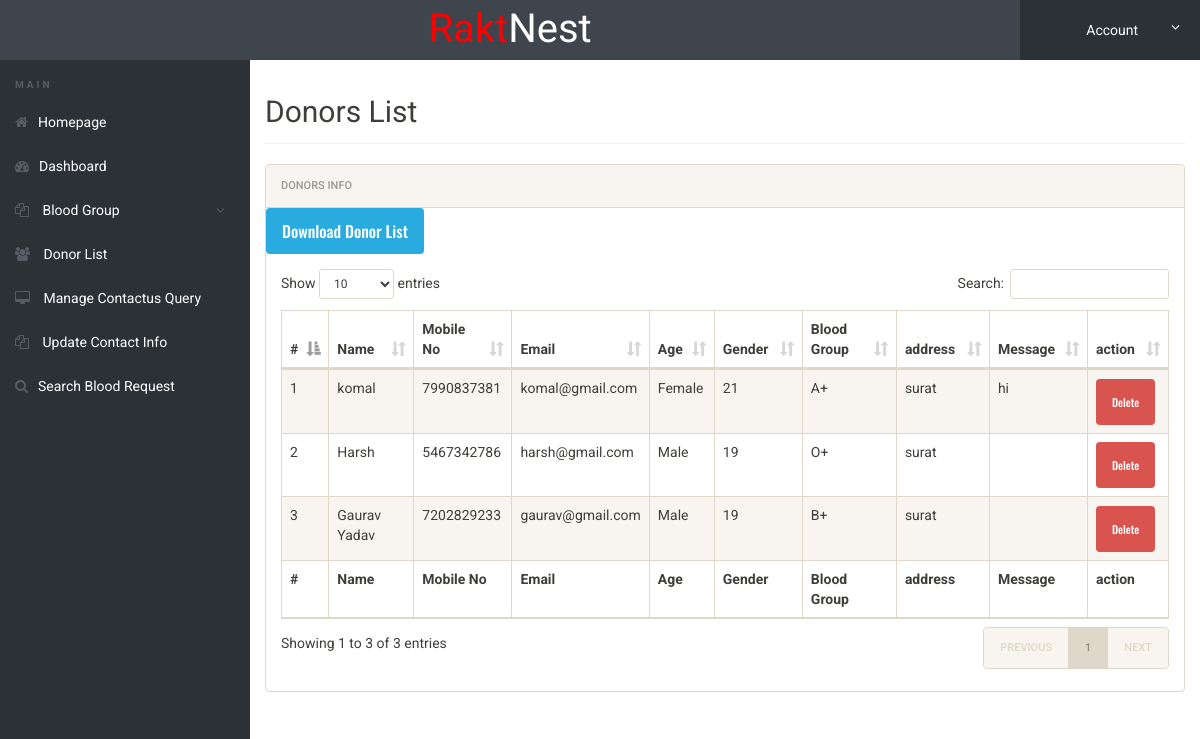
The page /admin/donor-list.php (signed in) on the database its author committed.
### tables this page shows
CREATE TABLE `tblblooddonars` (
  `id` int(11) NOT NULL,
  `FullName` varchar(100) DEFAULT NULL,
  `MobileNumber` char(11) DEFAULT NULL,
  `EmailId` varchar(100) DEFAULT NULL,
  `Gender` varchar(20) DEFAULT NULL,
  `Age` int(11) DEFAULT NULL,
  `BloodGroup` varchar(20) DEFAULT NULL,
  `Address` varchar(255) DEFAULT NULL,
  `Message` mediumtext DEFAULT NULL,
  `PostingDate` timestamp NOT NULL DEFAULT current_timestamp(),
  `status` int(1) DEFAULT NULL,
  `Password` varchar(250) DEFAULT NULL
);

### admin/donor-list.php (the view, shortened to what this page needs)
<?php
include('includes/config.php');
if(strlen($_SESSION['alogin'])==0)
	{
header('location:index.php');
}
else{
 ?>
<!doctype html>
<html lang="en" class="no-js">
<head>
	<link rel="stylesheet" href="css/font-awesome.min.css">
	<link rel="stylesheet" href="css/bootstrap.min.css">
	<link rel="stylesheet" href="css/dataTables.bootstrap.min.css">
	<link rel="stylesheet" href="css/bootstrap-social.css">
	<link rel="stylesheet" href="css/bootstrap-select.css">
	<link rel="stylesheet" href="css/fileinput.min.css">
	<link rel="stylesheet" href="css/awesome-bootstrap-checkbox.css">
	<link rel="stylesheet" href="css/style.css">
</head>
<body>
	<?php include('includes/header.php');?>
	<div class="ts-main-content">
		<?php include('includes/leftbar.php');?>
		<div class="content-wrapper">
			<div class="container-fluid">
				<div class="row">
					<div class="col-md-12">
						<h2 class="page-title">Donors List</h2>
						<div class="panel panel-default">
							<div class="panel-heading">Donors Info</div>
								<a href="download-records.php" style="font-size:16px;" class="btn btn-info">Download Donor List</a>
							<div class="panel-body">
								<table id="zctb" class="display table table-striped table-bordered table-hover" cellspacing="0" width="100%">
									<thead>
										<tr>
										<th>#</th>
											<th>Name</th>
											<th>Mobile No</th>
											<th>Email</th>
											<th>Age</th>
											<th>Gender</th>
											<th>Blood Group</th>
											<th>address</th>
											<th>Message </th>
											<th>action </th>
										</tr>
									</thead>
									<tfoot>
										<tr>
										<th>#</th>
										<th>Name</th>
											<th>Mobile No</th>
											<th>Email</th>
											<th>Age</th>
											<th>Gender</th>
											<th>Blood Group</th>
											<th>address</th>
											<th>Message </th>
											<th>action </th>
										</tr>
									</tfoot>
									<tbody>
<?php $sql = "SELECT * from  tblblooddonars ";
$query = $dbh -> prepare($sql);
$query->execute();
$results=$query->fetchAll(PDO::FETCH_OBJ);
$cnt=1;
if($query->rowCount() > 0)
{
foreach($results as $result)
{				?>
										<tr>
											<td><?php echo htmlentities($cnt);?></td>
											<td><?php echo htmlentities($result->FullName);?></td>
											<td><?php echo htmlentities($result->MobileNumber);?></td>
											<td><?php echo htmlentities($result->EmailId);?></td>
											<td><?php echo htmlentities($result->Gender);?></td>
											<td><?php echo htmlentities($result->Age);?></td>
											<td><?php echo htmlentities($result->BloodGroup);?></td>
											<td><?php echo htmlentities($result->Address);?></td>
											<td><?php echo htmlentities($result->Message);?></td>
										<td>
<a href="donor-list.php?del=<?php echo htmlentities($result->id);?>" onclick="return confirm('Do you really want to delete this record')" class="btn btn-danger" style="margin-top:1%;"> Delete</a>
</td>
										</tr>
										<?php $cnt=$cnt+1; }} ?>
									</tbody>
								</table>
							</div>
						</div>
					</div>
				</div>
			</div>
		</div>
	</div>
</body>
</html>
<?php } ?>

### admin/css/style.css (style rules this page uses)
html { font-size: 14px; }
@media only screen and (min-width: 480px) { html { font-size: 17px; } }
@media only screen and (min-width: 768px) { html { font-size: 14px; } }
body { font-size: 1em; }
a { color: #37a6c4; }
.btn { font-family: 'Oswald', sans-serif; }
.panel { overflow: hidden; }
.btn { text-transform: none; }
.page-title { padding-bottom: 15px; margin-bottom: 20px; border-bottom: 1px solid #f0f0f0; }
.ts-main-content .content-wrapper { padding-top: 15px; margin-top: 60px; }
@media only screen and (min-width: 992px) { .ts-main-content .content-wrapper { margin-left: 250px; } }

### rows shown on the page
tblblooddonars: FullName "komal", MobileNumber "7990837381", EmailId "komal@gmail.com", Gender "Female", Age "21", BloodGroup "A+", Address "surat", Message "hi"
tblblooddonars: FullName "Harsh", MobileNumber "5467342786", EmailId "harsh@gmail.com", Gender "Male", Age "19", BloodGroup "O+", Address "surat"
tblblooddonars: FullName "Gaurav Yadav", MobileNumber "7202829233", EmailId "gaurav@gmail.com", Gender "Male", Age "19", BloodGroup "B+", Address "surat"
